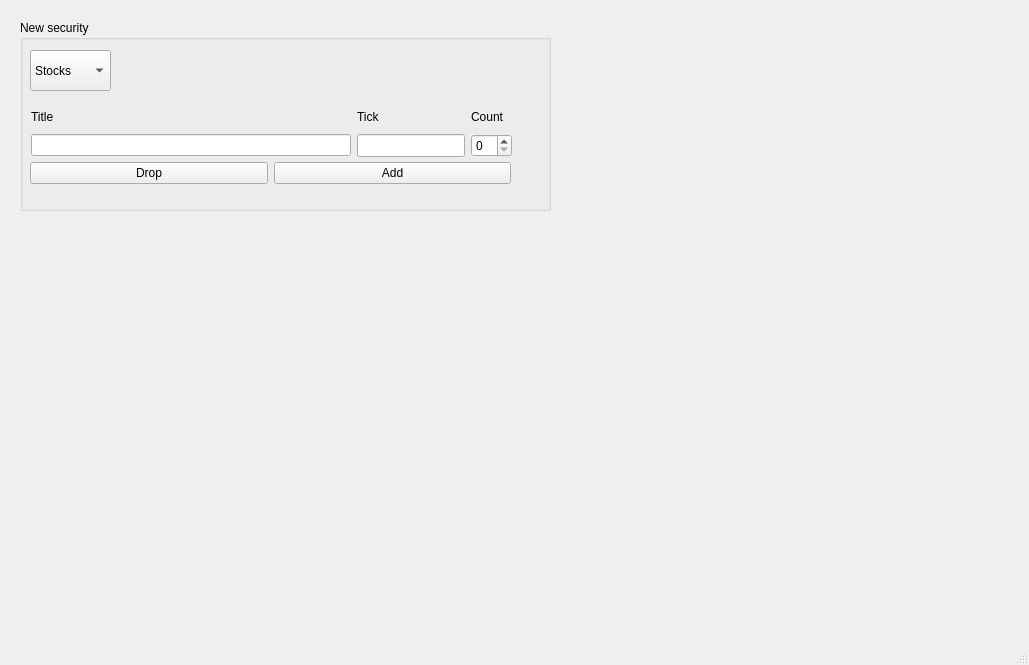
<?xml version="1.0" encoding="UTF-8"?>
<ui version="4.0">
 <class>PortfolioManager</class>
 <widget class="QMainWindow" name="PortfolioManager">
  <property name="geometry">
   <rect>
    <x>0</x>
    <y>0</y>
    <width>1029</width>
    <height>665</height>
   </rect>
  </property>
  <property name="windowTitle">
   <string>PortfolioManager</string>
  </property>
  <property name="windowIcon">
   <iconset resource="resources.qrc">
    <normaloff>:/icons/icons/chart.ico</normaloff>:/icons/icons/chart.ico</iconset>
  </property>
  <widget class="QWidget" name="centralwidget">
   <widget class="QGroupBox" name="groupBox">
    <property name="geometry">
     <rect>
      <x>20</x>
      <y>20</y>
      <width>531</width>
      <height>191</height>
     </rect>
    </property>
    <property name="title">
     <string>New security</string>
    </property>
    <widget class="QComboBox" name="securities_combo">
     <property name="geometry">
      <rect>
       <x>10</x>
       <y>30</y>
       <width>81</width>
       <height>41</height>
      </rect>
     </property>
     <item>
      <property name="text">
       <string>Stocks</string>
      </property>
     </item>
     <item>
      <property name="text">
       <string>Bonds</string>
      </property>
     </item>
     <item>
      <property name="text">
       <string>ETF</string>
      </property>
     </item>
     <item>
      <property name="text">
       <string>Gold</string>
      </property>
     </item>
     <item>
      <property name="text">
       <string>Cache</string>
      </property>
     </item>
    </widget>
    <widget class="QWidget" name="layoutWidget">
     <property name="geometry">
      <rect>
       <x>11</x>
       <y>86</y>
       <width>481</width>
       <height>51</height>
      </rect>
     </property>
     <layout class="QGridLayout" name="gridLayout">
      <item row="0" column="0">
       <widget class="QLabel" name="title_lbl">
        <property name="text">
         <string>Title</string>
        </property>
       </widget>
      </item>
      <item row="0" column="1">
       <widget class="QLabel" name="id_lbl">
        <property name="text">
         <string>Tick</string>
        </property>
       </widget>
      </item>
      <item row="1" column="1">
       <widget class="QLineEdit" name="id_txt_box">
        <property name="sizePolicy">
         <sizepolicy hsizetype="Preferred" vsizetype="Preferred">
          <horstretch>0</horstretch>
          <verstretch>0</verstretch>
         </sizepolicy>
        </property>
       </widget>
      </item>
      <item row="1" column="0">
       <widget class="QLineEdit" name="title_txt_box"/>
      </item>
      <item row="0" column="2">
       <widget class="QLabel" name="count_lbl">
        <property name="text">
         <string>Count</string>
        </property>
       </widget>
      </item>
      <item row="1" column="2">
       <widget class="QSpinBox" name="spinBox"/>
      </item>
     </layout>
    </widget>
    <widget class="QWidget" name="layoutWidget">
     <property name="geometry">
      <rect>
       <x>10</x>
       <y>140</y>
       <width>481</width>
       <height>27</height>
      </rect>
     </property>
     <layout class="QHBoxLayout" name="horizontalLayout">
      <item>
       <widget class="QPushButton" name="drop_data_btn">
        <property name="enabled">
         <bool>true</bool>
        </property>
        <property name="sizePolicy">
         <sizepolicy hsizetype="Minimum" vsizetype="Fixed">
          <horstretch>0</horstretch>
          <verstretch>0</verstretch>
         </sizepolicy>
        </property>
        <property name="text">
         <string>Drop</string>
        </property>
       </widget>
      </item>
      <item>
       <widget class="QPushButton" name="add_data_btn">
        <property name="text">
         <string>Add</string>
        </property>
       </widget>
      </item>
     </layout>
    </widget>
   </widget>
  </widget>
  <widget class="QMenuBar" name="menubar">
   <property name="geometry">
    <rect>
     <x>0</x>
     <y>0</y>
     <width>1029</width>
     <height>22</height>
    </rect>
   </property>
  </widget>
  <widget class="QStatusBar" name="statusbar"/>
 </widget>
 <resources>
  <include location="resources.qrc"/>
 </resources>
 <connections/>
</ui>
